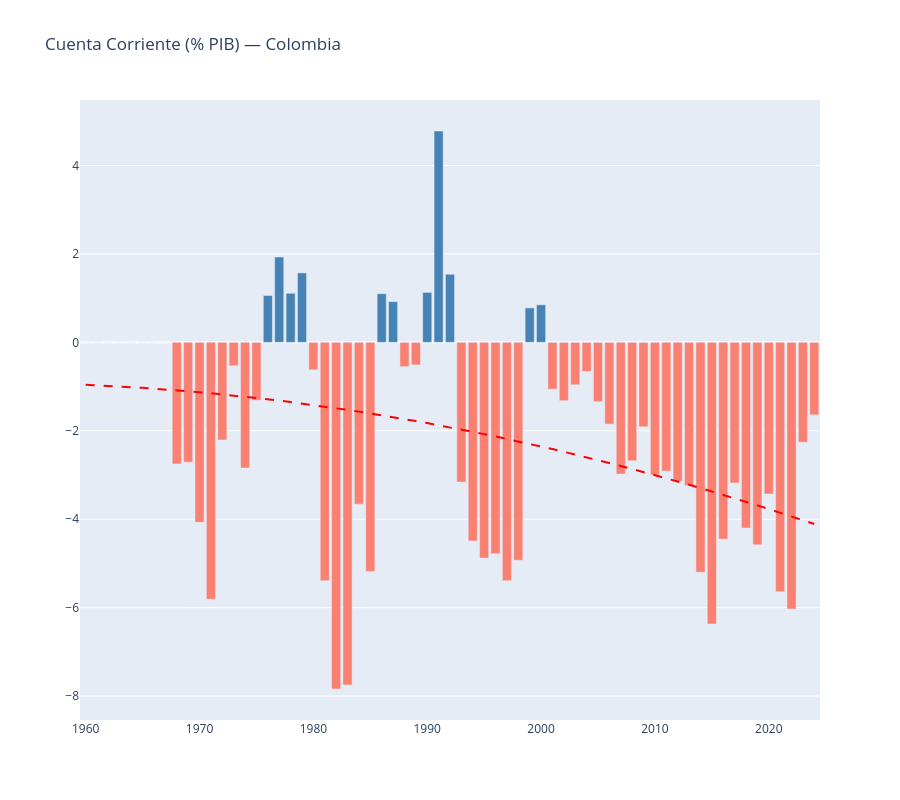

The notebook cell this image was saved under:
### Code cell
# Cuenta corriente
fig = go.Figure()

cc = df['cuenta_corriente'].fillna(0)
colors_cc = np.where(cc >= 0, 'steelblue', 'salmon')
fig.add_trace(go.Bar(x=df['year'], y=cc,
                     marker_color=colors_cc, name='Cuenta corriente'))
add_trend(fig, df['year'].values, cc.values)

fig.update_layout(title='Cuenta Corriente (% PIB) — Colombia', height=HEIGHT, showlegend=False)
fig.show()

### Figure 1 — Plotly figure (JSON) as saved in the notebook; plotly's stock layout.template omitted (floating-point values rounded to 4 significant figures)
{"data": [{"marker": {"color": ["steelblue", "steelblue", "steelblue", "steelblue", "steelblue", "steelblue", "steelblue", "steelblue", "salmon", "salmon", "salmon", "salmon", "salmon", "salmon", "salmon", "salmon", "steelblue", "steelblue", "steelblue", "steelblue", "salmon", "salmon", "salmon", "salmon", "salmon", "salmon", "steelblue", "steelblue", "salmon", "salmon", "steelblue", "steelblue", "steelblue", "salmon", "salmon", "salmon", "salmon", "salmon", "salmon", "steelblue", "steelblue", "salmon", "salmon", "salmon", "salmon", "salmon", "salmon", "salmon", "salmon", "salmon", "salmon", "salmon", "salmon", "salmon", "salmon", "salmon", "salmon", "salmon", "salmon", "salmon", "salmon", "salmon", "salmon", "salmon", "salmon"]}, "name": "Cuenta corriente", "type": "bar", "x": [1960, 1961, 1962, 1963, 1964, 1965, 1966, 1967, 1968, 1969, 1970, 1971, 1972, 1973, 1974, 1975, 1976, 1977, 1978, 1979, 1980, 1981, 1982, 1983, 1984, 1985, 1986, 1987, 1988, 1989, 1990, 1991, 1992, 1993, 1994, 1995, 1996, 1997, 1998, 1999, 2000, 2001, 2002, 2003, 2004, 2005, 2006, 2007, 2008, 2009, 2010, 2011, 2012, 2013, 2014, 2015, 2016, 2017, 2018, 2019, 2020, 2021, 2022, 2023, 2024], "y": [0, 0, 0, 0, 0, 0, 0, 0, -2.75, -2.71, -4.07, -5.81, -2.21, -0.53, -2.84, -1.31, 1.06, 1.93, 1.11, 1.57, -0.62, -5.39, -7.84, -7.75, -3.66, -5.18, 1.1, 0.92, -0.55, -0.51, 1.13, 4.78, 1.54, -3.16, -4.49, -4.88, -4.78, -5.39, -4.93, 0.78, 0.85, -1.06, -1.32, -0.96, -0.66, -1.34, -1.85, -2.98, -2.68, -1.91, -3, -2.91, -3.14, -3.24, -5.2, -6.37, -4.45, -3.18, -4.2, -4.58, -3.43, -5.64, -6.03, -2.26, -1.64]}, {"line": {"color": "red", "dash": "dash"}, "mode": "lines", "name": "Tendencia", "showlegend": false, "type": "scatter", "x": [1960, 1961, 1962, 1963, 1964, 1965, 1966, 1967, 1968, 1969, 1970, 1971, 1972, 1973, 1974, 1975, 1976, 1977, 1978, 1979, 1980, 1981, 1982, 1983, 1984, 1985, 1986, 1987, 1988, 1989, 1990, 1991, 1992, 1993, 1994, 1995, 1996, 1997, 1998, 1999, 2000, 2001, 2002, 2003, 2004, 2005, 2006, 2007, 2008, 2009, 2010, 2011, 2012, 2013, 2014, 2015, 2016, 2017, 2018, 2019, 2020, 2021, 2022, 2023, 2024], "y": [-0.9585, -0.9701, -0.9829, -0.9969, -1.012, -1.029, -1.046, -1.065, -1.085, -1.106, -1.128, -1.152, -1.177, -1.203, -1.23, -1.258, -1.288, -1.318, -1.35, -1.383, -1.418, -1.453, -1.49, -1.528, -1.567, -1.607, -1.649, -1.691, -1.735, -1.78, -1.826, -1.874, -1.922, -1.972, -2.023, -2.075, -2.129, -2.183, -2.239, -2.296, -2.354, -2.414, -2.474, -2.536, -2.599, -2.663, -2.729, -2.795, -2.863, -2.932, -3.002, -3.073, -3.146, -3.22, -3.295, -3.371, -3.448, -3.526, -3.606, -3.687, -3.769, -3.852, -3.937, -4.022, -4.109]}], "layout": {"height": 800, "showlegend": false, "title": {"text": "Cuenta Corriente (% PIB) — Colombia"}}}
